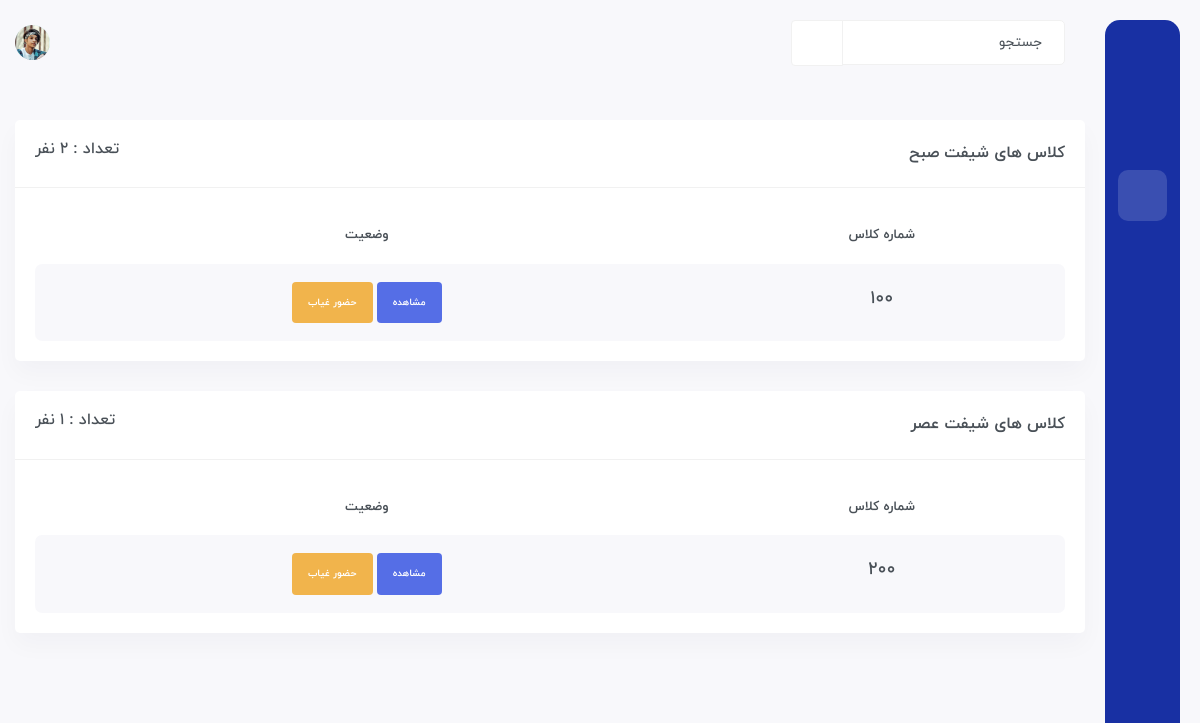
The app's page / (signed in), older data.
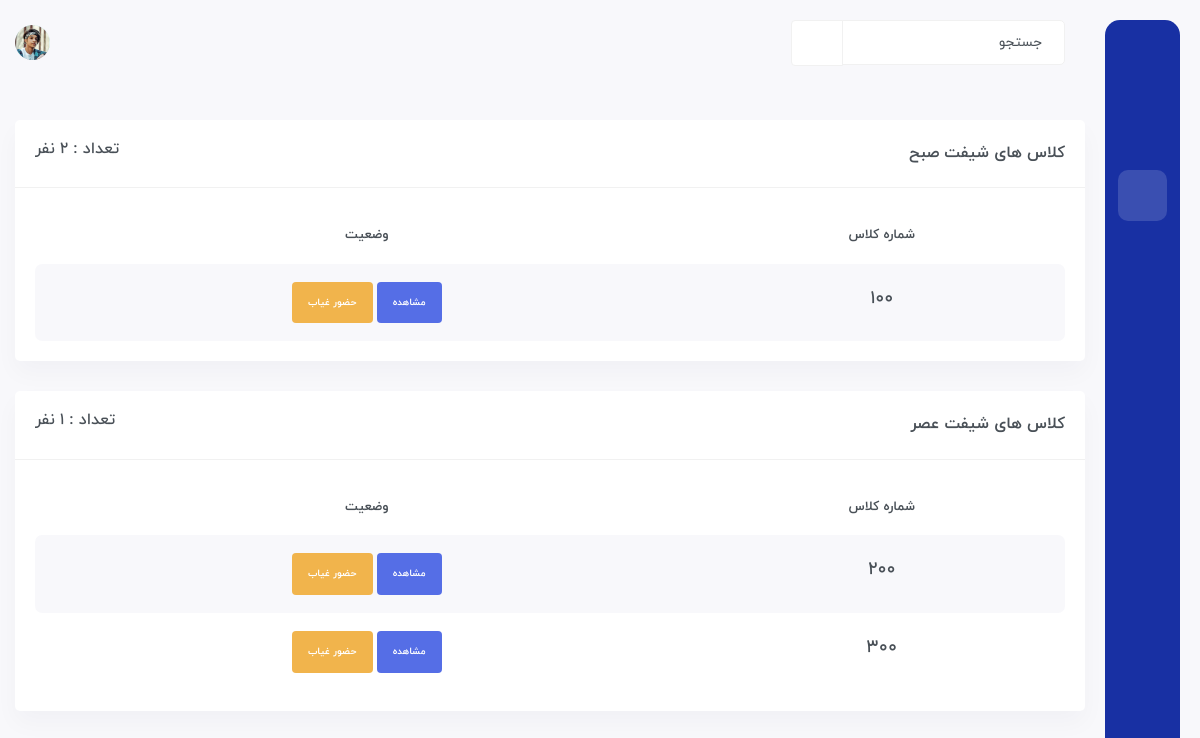
The same page, newer data.
### Student/models.py (models this page shows, shortened)
class Class(models.Model):
    number = models.IntegerField()
    shift = models.CharField(choices=SHIFT, max_length=3)
    def get_absolute_url(self):
        return reverse('student:class-room', args=[self.number, self.shift])

### Student/views.py (the view)
class IndexView(LoginRequiredMixin, generic.View):
    login_url = 'account:login'
    def get(self, request):
        class_room = models.Class.objects.all()
        class_room_m = models.Class.objects.filter(shift='صبح').all()
        class_room_e = models.Class.objects.filter(shift='عصر').all()
        student_e = models.Student.objects.filter(class_id__shift='عصر').count()
        student_m = models.Student.objects.filter(class_id__shift='صبح').count()
        print(student_m)
        c = {
            'class_room': class_room,
            'class_room_m': class_room_m,
            'class_room_e': class_room_e,
            'student_m': student_m,
            'student_e': student_e
        }
        return render(request, 'home.html', c)

### templates/home.html
{% extends 'base.html' %}
{% load static %}
{% block body %}
	<div id="main-wrapper">
	    <div class="content-body">
		<div class="container">
		    <div class="row">
			<div class="col-xxl-6">
			    <div class="card">
				<div class="card-header align-items-center">
				    <h4 class="card-title">کلاس های شیفت صبح</h4>
				    <h5 class="text-left">تعداد : {{ student_m }} نفر</h5>
				</div>
				<div class="card-body">
				    <div class="table-responsive">
					<table class="table table-striped responsive-table text-center">
					    <thead>
						<tr>
						    <th>شماره کلاس</th>
						    <th>وضعیت</th>
						</tr>
					    </thead>
					    <tbody>
							{% for c in class_room_m %}
								<tr>
									<td>
									<h4>{{ c.number }}</h4>
									</td>
									<td>
										<div class="badge p-3 bg-primary"><a href="{{ c.get_absolute_url }}" class="text-white">مشاهده</a></div>
										<div class="badge p-3 bg-warning"><a href="{% url 'student:attendance' c.number %}" class="text-white">حضور غیاب</a></div>
									</td>
								</tr>
							{% endfor %}
					    </tbody>
					</table>
				    </div>
				</div>
			    </div>
			</div>
			<div class="col-xxl-6">
			    <div class="card">
				<div class="card-header align-items-center">
				    <h4 class="card-title">کلاس های شیفت عصر</h4>
				    <h5 class="text-left">تعداد : {{ student_e }} نفر</h5>
				</div>
				<div class="card-body">
				    <div class="table-responsive">
					<table class="table table-striped responsive-table text-center">
					    <thead>
						<tr>
						    <th>شماره کلاس</th>
						    <th>وضعیت</th>
						</tr>
					    </thead>
					    <tbody>
							{% for c in class_room_e %}
								<tr>
									<td>
									<h4>{{ c.number }}</h4>
									</td>
									<td>
										<div class="badge p-3 bg-primary"><a href="{{ c.get_absolute_url }}" class="text-white">مشاهده</a></div>
										<div class="badge p-3 bg-warning"><a href="{% url 'student:attendance' c.number %}" class="text-white">حضور غیاب</a></div>
									</td>
								</tr>
							{% endfor %}
					    </tbody>
					</table>
				    </div>
				</div>
			    </div>
			</div>
		    </div>
		</div>
	    </div>
	</div>
{% endblock %}

Row changes from the older to the newer data that the page shows:
added Class: number "300", shown under "تعداد : 1 نفر"
